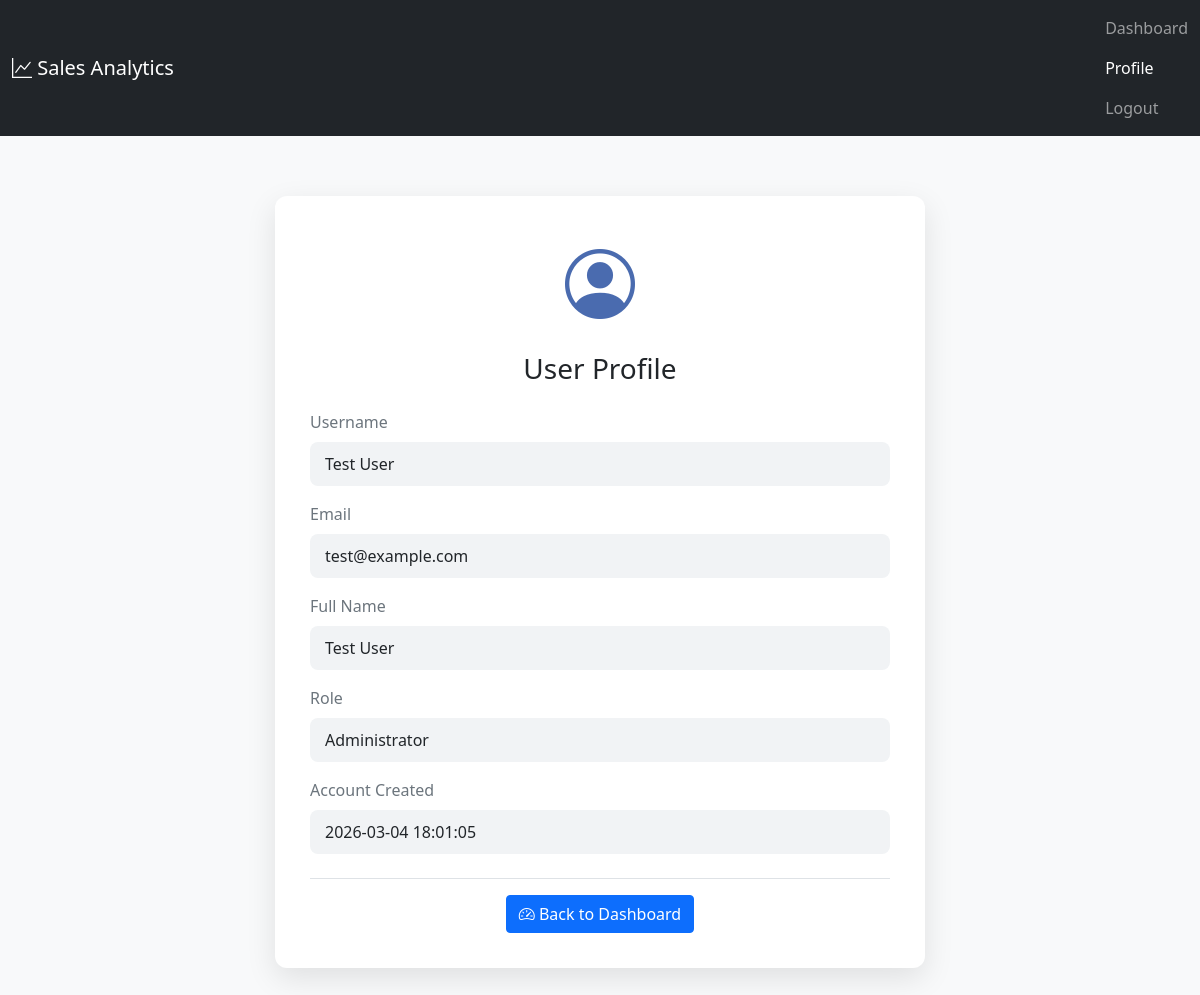
Screenshot of /profile (signed in) with the database file from the repository.
### tables this page shows
CREATE TABLE users (
            id INTEGER PRIMARY KEY AUTOINCREMENT,
            name TEXT NOT NULL,
            email TEXT UNIQUE NOT NULL,
            password_hash TEXT NOT NULL,
            created_at TIMESTAMP DEFAULT CURRENT_TIMESTAMP
        );

### app.py (the view)
@app.route('/profile')
@login_required
def profile():
    with get_db_connection() as conn:
        c = conn.cursor()
        c.execute("SELECT * FROM users WHERE email = ?", (session['user'],))
        user = c.fetchone()
    return render_template(
        "profile.html",
        username=user['name'],
        email=user['email'],
        full_name=user['name'],
        role="Administrator",
        created_at=user['created_at'],
        now=datetime.now()
    )

### app.py (called while the page is built)
@contextmanager
def get_db_connection():
    conn = sqlite3.connect(DB)
    conn.row_factory = sqlite3.Row
    try:
        yield conn
    finally:
        conn.close()

def login_required(f):
    @wraps(f)
    def decorated_function(*args, **kwargs):
        if 'user' not in session:
            return redirect(url_for('login'))
        return f(*args, **kwargs)
    return decorated_function

@app.after_request
def add_security_headers(response):
    response.headers['X-Content-Type-Options'] = 'nosniff'
    response.headers['X-Frame-Options'] = 'DENY'
    response.headers['X-XSS-Protection'] = '1; mode=block'
    if not app.debug:
        response.headers['Content-Security-Policy'] = "default-src 'self'"
    return response

### templates/profile.html (shortened to what this page needs)
<!DOCTYPE html>
<html lang="en">
<head>
    <link href="https://cdn.jsdelivr.net/npm/bootstrap@5.1.3/dist/css/bootstrap.min.css" rel="stylesheet">
    <link rel="stylesheet" href="https://cdn.jsdelivr.net/npm/bootstrap-icons@1.8.1/font/bootstrap-icons.css">
</head>
<body>
<nav class="navbar navbar-dark bg-dark">
    <div class="container-fluid">
        <a class="navbar-brand" href="{{ url_for('dashboard') }}">
            <i class="bi bi-graph-up"></i> Sales Analytics
        </a>
        <div class="navbar-nav ms-auto">
            <a class="nav-link" href="{{ url_for('dashboard') }}">Dashboard</a>
            <a class="nav-link active" href="{{ url_for('profile') }}">Profile</a>
            <a class="nav-link" href="{{ url_for('logout') }}">Logout</a>
        </div>
    </div>
</nav>
<div class="container">
    <div class="profile-card">
        <div class="text-center mb-4">
            <i class="bi bi-person-circle profile-icon"></i>
            <h3 class="mt-3">User Profile</h3>
        </div>
        <div class="mb-3">
            <label class="form-label text-muted">Username</label>
            <div class="info-box">{{ username }}</div>
        </div>
        <div class="mb-3">
            <label class="form-label text-muted">Email</label>
            <div class="info-box">{{ email or session.get('user', 'Not set') }}</div>
        </div>
        <div class="mb-3">
            <label class="form-label text-muted">Full Name</label>
            <div class="info-box">{{ full_name or 'Not set' }}</div>
        </div>
        <div class="mb-3">
            <label class="form-label text-muted">Role</label>
            <div class="info-box">{{ role or session.get('role', 'User')|title }}</div>
        </div>
        {% if created_at %}
        <div class="mb-3">
            <label class="form-label text-muted">Account Created</label>
            <div class="info-box">{{ created_at }}</div>
        </div>
        {% endif %}
        <div class="text-center mt-4 pt-3 border-top">
            <a href="{{ url_for('dashboard') }}" class="btn btn-primary">
                <i class="bi bi-speedometer2"></i> Back to Dashboard
            </a>
        </div>
    </div>
</div>
</body>
</html>

### templates/profile.html (style rules this page uses)
body { background-color: #f8f9fa; }
.profile-card { max-width: 650px; margin: 60px auto; padding: 35px; background: white; border-radius: 12px; box-shadow: 0 10px 30px rgba(0,0,0,0.1); }
.profile-icon { font-size: 70px; color: #4a6baf; }
.info-box { background: #f1f3f5; border-radius: 8px; padding: 10px 15px; }

### rows the page displays
users: name "Test User", email "test@example.com", created_at "2026-03-04 18:01:05"

### other values shown
{{ role or session.get('role', 'User')|title }} "Administrator"
